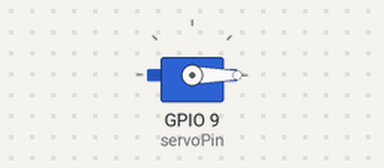
The sketch below on a simulated ESP32. Parts: servo.

Above: at 0.05 s.
Timing chart, 0 to 3.0 s (numbered marks = the images above):
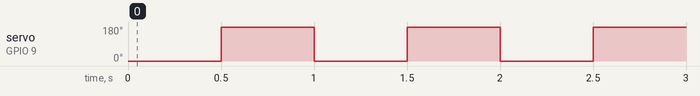

Measured:
- by itself, servo on GPIO 9 (servoPin): alternates 180° for 0.50 s and 0° for 0.50 s

The sketch:

sketch_apr14a.ino
```cpp
#include <Servo.h>

Servo myServo;

int servoPin = 9;

void setup() {
  myServo.attach(servoPin);
}

void loop() {
  // يروح لأقصى جهة
  myServo.write(0);
  delay(500);

  // يرجع لأقصى جهة ثانية
  myServo.write(180);
  delay(500);
}
```
